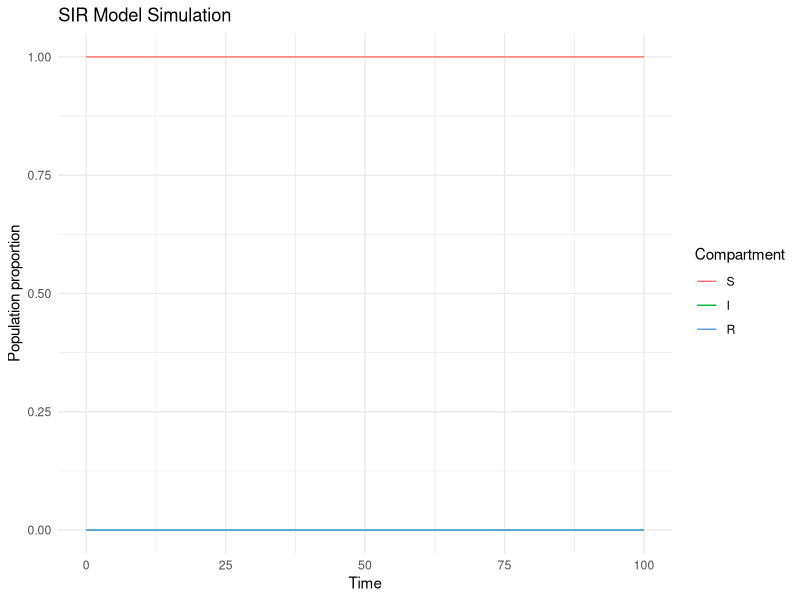
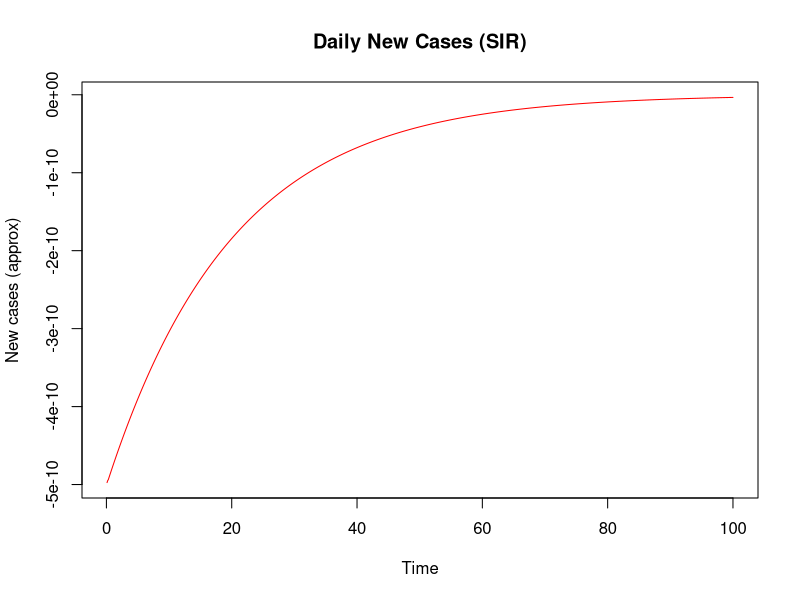
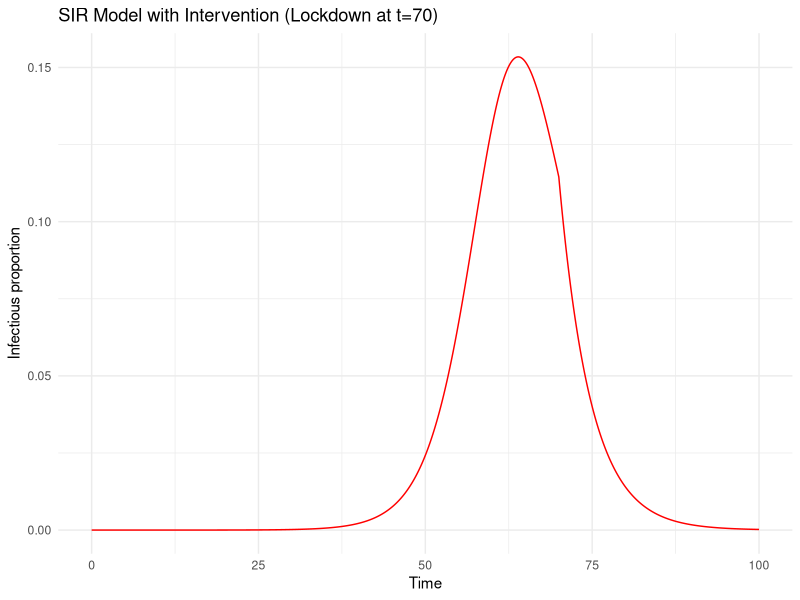
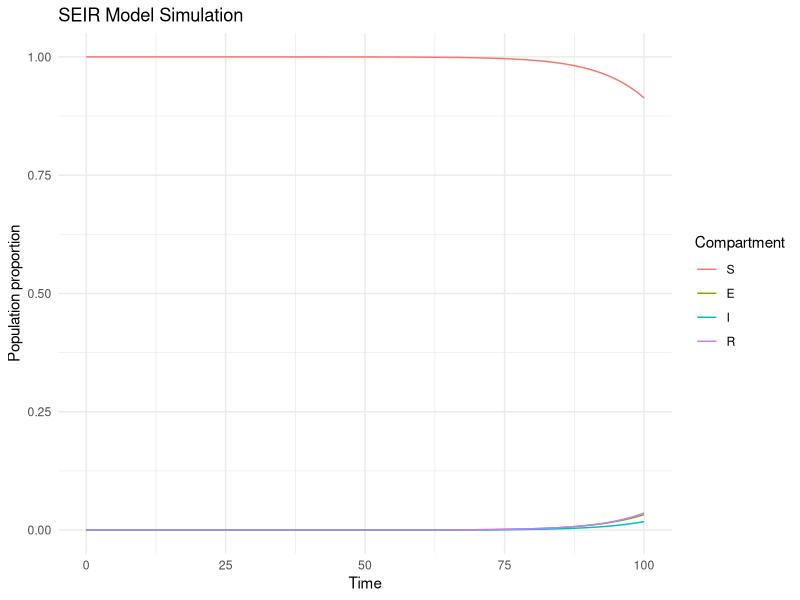
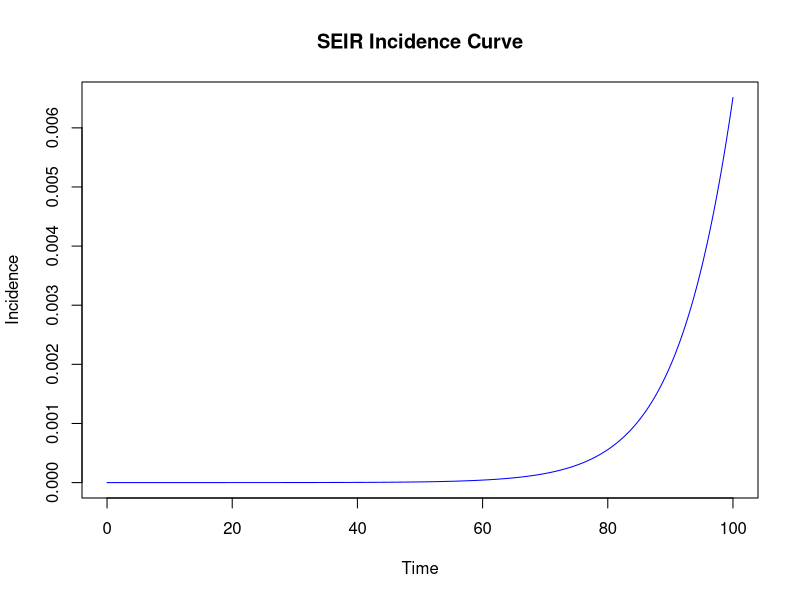
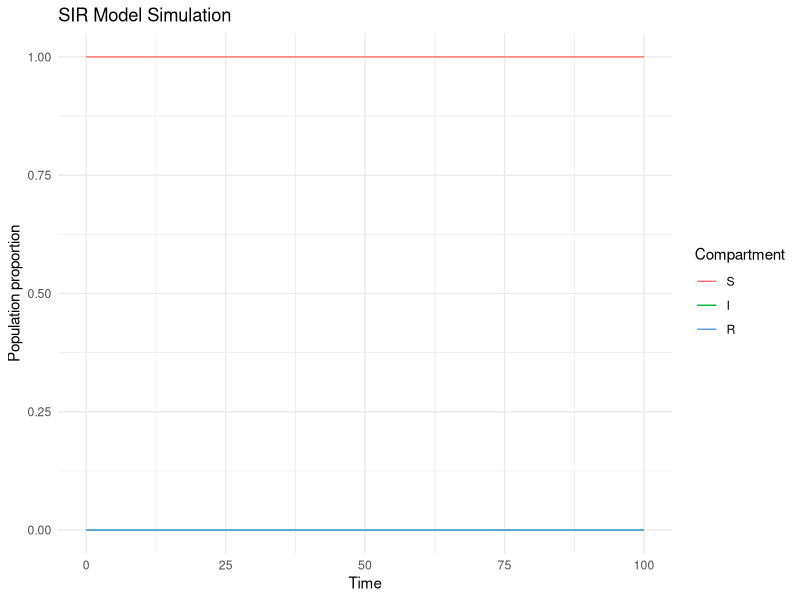
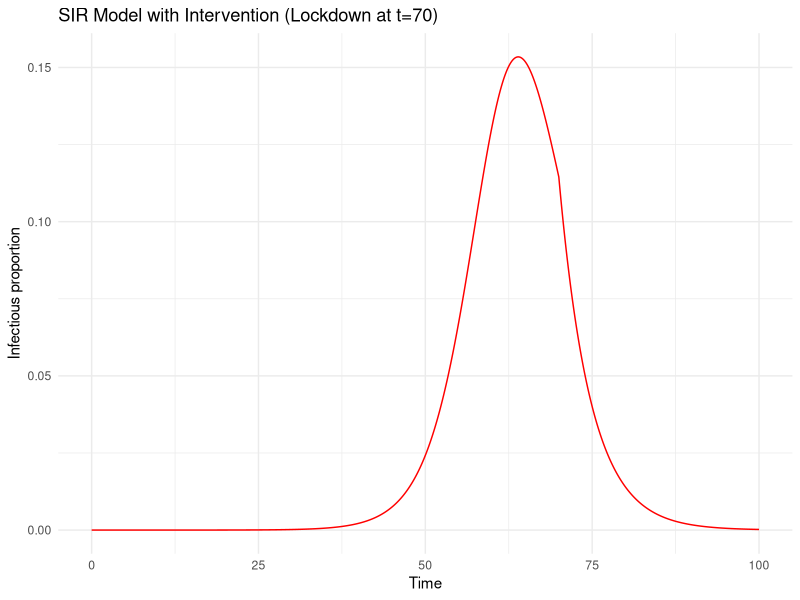
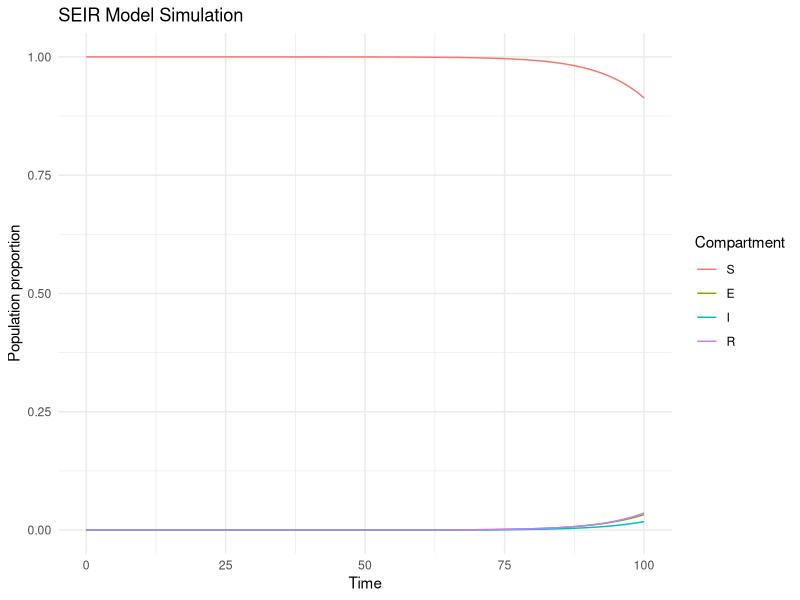

The R source for these figures, in order:
# =============================================================================
# Introduction to Epidemiology
#
# Institution: Institut Pasteur de Tunis & Africa CDC
# Date: April 16, 2026
# Instructor: Prof. Slimane Ben Miled
#
# Overview:
# This script implements fundamental epidemiological models (SIR and SEIR)
# using R. It covers:
# - Basic epidemiological concepts
# - Compartmental models (SIR, SEIR)
# - Interpretation of model dynamics
# - Applications to public health and decision-making
# =============================================================================

# Load required libraries
library(deSolve)
library(ggplot2)
library(reshape2)

# =============================================================================
# SIR Model Description
#
# A simple mathematical description of the spread of a disease in a population
# is given by the SIR model. The population is divided into three compartments:
# - S(t): Susceptible individuals
# - I(t): Infected (infectious) individuals
# - R(t): Recovered individuals (with immunity)
#
# SIR Model Equations:
#   dS/dt = -beta * S * I / N
#   dI/dt = beta * S * I / N - gamma * I
#   dR/dt = gamma * I
#
# Total population N is assumed constant.
# Model Parameters:
#   beta  : transmission rate
#   gamma : recovery rate (1/gamma is infectious period)
# =============================================================================

# SIR differential equations function for deSolve
sir_model <- function(time, state, parameters) {
  with(as.list(c(state, parameters)), {
    N <- 1.0
    dS <- -beta * S * I / N
    dI <-  beta * S * I / N - gamma * I
    dR <-  gamma * I
    return(list(c(dS, dI, dR)))
  })
}

# Time parameters
t_start <- 0
t_end   <- 100
dt      <- 0.1
times   <- seq(t_start, t_end, by = dt)

# Initial conditions (proportions)
I0 <- 1e-7
S0 <- 1 - I0
R0 <- 0
state_initial <- c(S = S0, I = I0, R = R0)

# Model parameters (R0 = 0.8)
R0_val <- 0.8
gamma  <- 1/4
beta   <- R0_val * gamma

parameters <- c(beta = beta, gamma = gamma)

# Solve ODE
out_sir <- ode(y = state_initial, times = times, func = sir_model, parms = parameters)
out_sir <- as.data.frame(out_sir)

# Plot SIR compartments
df_sir <- melt(out_sir, id.vars = "time", variable.name = "Compartment", value.name = "Proportion")
ggplot(df_sir, aes(x = time, y = Proportion, color = Compartment)) +
  geom_line() +
  labs(title = "SIR Model Simulation", x = "Time", y = "Population proportion") +
  theme_minimal()
ggsave("sir_plot.png", width = 8, height = 6, dpi = 150)

# Daily new cases approximation (difference of I)
new_cases <- diff(out_sir$I)
plot(times[-1], new_cases, type = "l", col = "red",
     xlab = "Time", ylab = "New cases (approx)", main = "Daily New Cases (SIR)")

# =============================================================================
# Extension: Modeling a Control Measure (e.g., Lockdown)
# Time-varying reproduction number
# =============================================================================

# Time-varying R0 function: lockdown after t = 70
R0_time <- function(t) {
  ifelse(t < 70, 2, 0.5)
}

# SIR with time-dependent beta
sir_control_model <- function(time, state, parameters) {
  with(as.list(c(state, parameters)), {
    gamma <- parameters["gamma"]
    beta  <- R0_time(time) * gamma
    N <- 1.0
    dS <- -beta * S * I / N
    dI <-  beta * S * I / N - gamma * I
    dR <-  gamma * I
    return(list(c(dS, dI, dR)))
  })
}

state_initial <- c(S = S0, I = I0, R = R0)
parameters <- c(gamma = gamma)

out_sir_int <- ode(y = state_initial, times = times, func = sir_control_model, parms = parameters)
out_sir_int <- as.data.frame(out_sir_int)

ggplot(out_sir_int, aes(x = time, y = I)) +
  geom_line(color = "red") +
  labs(title = "SIR Model with Intervention (Lockdown at t=70)", x = "Time", y = "Infectious proportion") +
  theme_minimal()
ggsave("sir_intervention.png", width = 8, height = 6, dpi = 150)

# =============================================================================
# SEIR Model Description
#
# The SEIR model adds an Exposed (E) compartment for individuals who are
# infected but not yet infectious.
#
# SEIR Model Equations:
#   dS/dt = -beta * S * I
#   dE/dt = beta * S * I - sigma * E
#   dI/dt = sigma * E - gamma * I
#   dR/dt = gamma * I
#
# Parameters:
#   beta  : transmission rate
#   sigma : progression rate from exposed to infectious (1/sigma = incubation period)
#   gamma : recovery rate (1/gamma = infectious period)
# =============================================================================

# SEIR differential equations
seir_model <- function(time, state, parameters) {
  with(as.list(c(state, parameters)), {
    dS <- -beta * S * I
    dE <-  beta * S * I - sigma * E
    dI <-  sigma * E - gamma * I
    dR <-  gamma * I
    return(list(c(dS, dE, dI, dR)))
  })
}

# Initial conditions for SEIR
I0 <- 1e-7
E0 <- 0
R0 <- 0
S0 <- 1 - I0 - E0 - R0
state_initial <- c(S = S0, E = E0, I = I0, R = R0)

# Parameters (R0 = 2.5, infectious period 4 days, incubation period 5 days)
R0_val <- 2.5
gamma  <- 1/4
sigma  <- 1/5
beta   <- R0_val * gamma

parameters <- c(beta = beta, sigma = sigma, gamma = gamma)

# Solve SEIR
out_seir <- ode(y = state_initial, times = times, func = seir_model, parms = parameters)
out_seir <- as.data.frame(out_seir)

# Plot SEIR compartments
df_seir <- melt(out_seir, id.vars = "time", variable.name = "Compartment", value.name = "Proportion")
ggplot(df_seir, aes(x = time, y = Proportion, color = Compartment)) +
  geom_line() +
  labs(title = "SEIR Model Simulation", x = "Time", y = "Population proportion") +
  theme_minimal()
ggsave("seir_plot.png", width = 10, height = 6, dpi = 150)

# Incidence (new infectious cases per day)
new_cases <- sigma * out_seir$E
plot(times, new_cases, type = "l", col = "blue",
     xlab = "Time", ylab = "Incidence", main = "SEIR Incidence Curve")

# =============================================================================
# Simulation Questions (to be answered interactively)
#
# 1. Run the model with different values of beta. What do you observe?
# 2. Run the model with different values of gamma. What changes in the epidemic curve?
# 3. What happens when initial value of R(0) is smaller than 1? Greater than 1?
# 4. How does the value of I(0) influence the beginning of the epidemic?
# 5. Find the epidemic peak: when does it occur and what is the maximum I(t)?
# 6. What is the final value of R(t)? What does it mean?
# 7. Explain why S(t) decreases over time.
# 8. Explain why I(t) first increases and then decreases.
# 9. Explain the effect of total population N on the evolution of the epidemic.
# 10. Based on the simulation, what parameters are most important for controlling the epidemic?
# =============================================================================

# Example: Find peak of infection for SEIR model
peak_I <- max(out_seir$I)
time_peak <- out_seir$time[which.max(out_seir$I)]
cat("SEIR peak infection proportion:", peak_I, "at time", time_peak, "\n")

# Final epidemic size (final R)
final_R <- tail(out_seir$R, 1)
cat("SEIR final epidemic size (R∞):", final_R, "\n")
